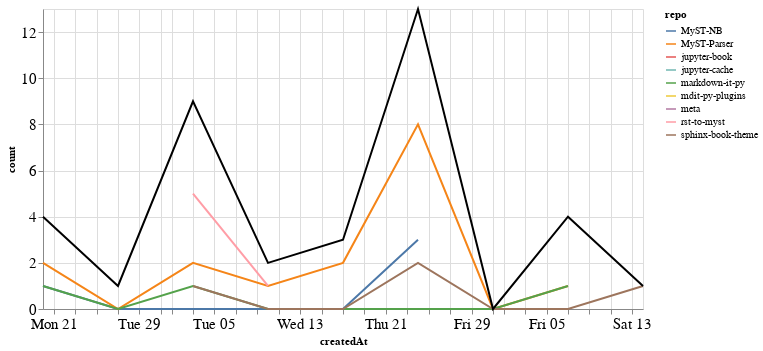

This figure's notebook cell:
### Markdown cell above
### PRs

### Code cell
prs_time = prs.groupby('repo').resample('W', on='createdAt').count()['author'].reset_index()
prs_time = prs_time.rename(columns={'author': 'count'})
prs_time_total = prs_time.groupby('createdAt').agg({"count": "sum"}).reset_index()

ch1 = alt.Chart(prs_time, width=600).mark_line().encode(
    x='createdAt',
    y='count',
    color='repo',
    tooltip="repo"
)

ch2 = alt.Chart(prs_time_total, width=600).mark_line(color="black").encode(
    x='createdAt',
    y='count',
)

ch1 + ch2

### Figure 1 — Vega-Lite specification as saved in the notebook (floating-point values rounded to 4 significant figures)
{"config": {"axisLeft": {"labelFontSize": 15}, "axisBottom": {"labelFontSize": 15}}, "layer": [{"data": {"name": "data-5d0c21061df285db9ebb0aa11ba43173"}, "mark": "line", "encoding": {"color": {"type": "nominal", "field": "repo"}, "tooltip": {"type": "nominal", "field": "repo"}, "x": {"type": "temporal", "field": "createdAt"}, "y": {"type": "quantitative", "field": "count"}}, "width": 600}, {"data": {"name": "data-9aed8764f28a735d88d1f9a70081165a"}, "mark": {"type": "line", "color": "black"}, "encoding": {"x": {"type": "temporal", "field": "createdAt"}, "y": {"type": "quantitative", "field": "count"}}, "width": 600}], "$schema": "https://vega.github.io/schema/vega-lite/v4.8.1.json", "datasets": {"data-5d0c21061df285db9ebb0aa11ba43173": [{"repo": "MyST-NB", "createdAt": "2020-12-20T00:00:00", "count": 1}, {"repo": "MyST-NB", "createdAt": "2020-12-27T00:00:00", "count": 0}, {"repo": "MyST-NB", "createdAt": "2021-01-03T00:00:00", "count": 0}, {"repo": "MyST-NB", "createdAt": "2021-01-10T00:00:00", "count": 0}, {"repo": "MyST-NB", "createdAt": "2021-01-17T00:00:00", "count": 0}, {"repo": "MyST-NB", "createdAt": "2021-01-24T00:00:00", "count": 3}, {"repo": "MyST-Parser", "createdAt": "2020-12-20T00:00:00", "count": 2}, {"repo": "MyST-Parser", "createdAt": "2020-12-27T00:00:00", "count": 0}, {"repo": "MyST-Parser", "createdAt": "2021-01-03T00:00:00", "count": 2}, {"repo": "MyST-Parser", "createdAt": "2021-01-10T00:00:00", "count": 1}, {"repo": "MyST-Parser", "createdAt": "2021-01-17T00:00:00", "count": 2}, {"repo": "MyST-Parser", "createdAt": "2021-01-24T00:00:00", "count": 8}, {"repo": "MyST-Parser", "createdAt": "2021-01-31T00:00:00", "count": 0}, {"repo": "MyST-Parser", "createdAt": "2021-02-07T00:00:00", "count": 1}, {"repo": "jupyter-book", "createdAt": "2021-02-07T00:00:00", "count": 1}, {"repo": "jupyter-cache", "createdAt": "2021-01-17T00:00:00", "count": 1}, {"repo": "markdown-it-py", "createdAt": "2020-12-20T00:00:00", "count": 1}, {"repo": "markdown-it-py", "createdAt": "2020-12-27T00:00:00", "count": 0}, {"repo": "markdown-it-py", "createdAt": "2021-01-03T00:00:00", "count": 1}, {"repo": "markdown-it-py", "createdAt": "2021-01-10T00:00:00", "count": 0}, {"repo": "markdown-it-py", "createdAt": "2021-01-17T00:00:00", "count": 0}, {"repo": "markdown-it-py", "createdAt": "2021-01-24T00:00:00", "count": 0}, {"repo": "markdown-it-py", "createdAt": "2021-01-31T00:00:00", "count": 0}, {"repo": "markdown-it-py", "createdAt": "2021-02-07T00:00:00", "count": 1}, {"repo": "mdit-py-plugins", "createdAt": "2021-02-07T00:00:00", "count": 1}, {"repo": "meta", "createdAt": "2020-12-27T00:00:00", "count": 1}, {"repo": "rst-to-myst", "createdAt": "2021-01-03T00:00:00", "count": 5}, {"repo": "rst-to-myst", "createdAt": "2021-01-10T00:00:00", "count": 1}, {"repo": "sphinx-book-theme", "createdAt": "2021-01-03T00:00:00", "count": 1}, {"repo": "sphinx-book-theme", "createdAt": "2021-01-10T00:00:00", "count": 0}, {"repo": "sphinx-book-theme", "createdAt": "2021-01-17T00:00:00", "count": 0}, {"repo": "sphinx-book-theme", "createdAt": "2021-01-24T00:00:00", "count": 2}, {"repo": "sphinx-book-theme", "createdAt": "2021-01-31T00:00:00", "count": 0}, {"repo": "sphinx-book-theme", "createdAt": "2021-02-07T00:00:00", "count": 0}, {"repo": "sphinx-book-theme", "createdAt": "2021-02-14T00:00:00", "count": 1}], "data-9aed8764f28a735d88d1f9a70081165a": [{"createdAt": "2020-12-20T00:00:00", "count": 4}, {"createdAt": "2020-12-27T00:00:00", "count": 1}, {"createdAt": "2021-01-03T00:00:00", "count": 9}, {"createdAt": "2021-01-10T00:00:00", "count": 2}, {"createdAt": "2021-01-17T00:00:00", "count": 3}, {"createdAt": "2021-01-24T00:00:00", "count": 13}, {"createdAt": "2021-01-31T00:00:00", "count": 0}, {"createdAt": "2021-02-07T00:00:00", "count": 4}, {"createdAt": "2021-02-14T00:00:00", "count": 1}]}}
